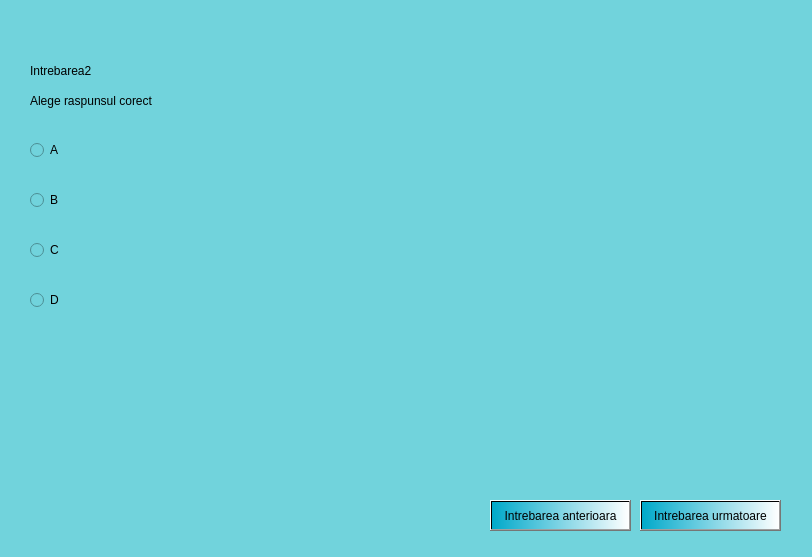
<?xml version="1.0" encoding="UTF-8"?>
<ui version="4.0">
 <class>SecDialog</class>
 <widget class="QDialog" name="SecDialog">
  <property name="geometry">
   <rect>
    <x>0</x>
    <y>0</y>
    <width>812</width>
    <height>557</height>
   </rect>
  </property>
  <property name="windowTitle">
   <string>Dialog</string>
  </property>
  <property name="styleSheet">
   <string notr="true">background-color:rgb(113, 211, 220);</string>
  </property>
  <widget class="QLabel" name="label">
   <property name="geometry">
    <rect>
     <x>30</x>
     <y>80</y>
     <width>141</width>
     <height>41</height>
    </rect>
   </property>
   <property name="text">
    <string>Alege raspunsul corect</string>
   </property>
  </widget>
  <widget class="QRadioButton" name="radioButton">
   <property name="geometry">
    <rect>
     <x>30</x>
     <y>140</y>
     <width>95</width>
     <height>20</height>
    </rect>
   </property>
   <property name="text">
    <string>A</string>
   </property>
  </widget>
  <widget class="QRadioButton" name="radioButton_2">
   <property name="geometry">
    <rect>
     <x>30</x>
     <y>190</y>
     <width>95</width>
     <height>20</height>
    </rect>
   </property>
   <property name="text">
    <string>B</string>
   </property>
  </widget>
  <widget class="QRadioButton" name="radioButton_3">
   <property name="geometry">
    <rect>
     <x>30</x>
     <y>240</y>
     <width>95</width>
     <height>20</height>
    </rect>
   </property>
   <property name="text">
    <string>C</string>
   </property>
  </widget>
  <widget class="QRadioButton" name="radioButton_4">
   <property name="geometry">
    <rect>
     <x>30</x>
     <y>290</y>
     <width>95</width>
     <height>20</height>
    </rect>
   </property>
   <property name="text">
    <string>D</string>
   </property>
  </widget>
  <widget class="QPushButton" name="pushButton">
   <property name="geometry">
    <rect>
     <x>640</x>
     <y>500</y>
     <width>141</width>
     <height>31</height>
    </rect>
   </property>
   <property name="styleSheet">
    <string notr="true">background-color:qlineargradient(spread:reflect, x1:0, y1:0, x2:1, y2:0, stop:0 rgba(0, 169, 202, 255), stop:1 rgba(255, 255, 255, 255));</string>
   </property>
   <property name="text">
    <string>Intrebarea urmatoare</string>
   </property>
  </widget>
  <widget class="QPushButton" name="pushButton_2">
   <property name="geometry">
    <rect>
     <x>490</x>
     <y>500</y>
     <width>141</width>
     <height>31</height>
    </rect>
   </property>
   <property name="styleSheet">
    <string notr="true">background-color:qlineargradient(spread:reflect, x1:0, y1:0, x2:1, y2:0, stop:0 rgba(0, 169, 202, 255), stop:1 rgba(255, 255, 255, 255));</string>
   </property>
   <property name="text">
    <string>Intrebarea anterioara</string>
   </property>
  </widget>
  <widget class="QLabel" name="label_2">
   <property name="geometry">
    <rect>
     <x>30</x>
     <y>60</y>
     <width>81</width>
     <height>21</height>
    </rect>
   </property>
   <property name="text">
    <string>Intrebarea2</string>
   </property>
  </widget>
 </widget>
 <resources/>
 <connections/>
</ui>
